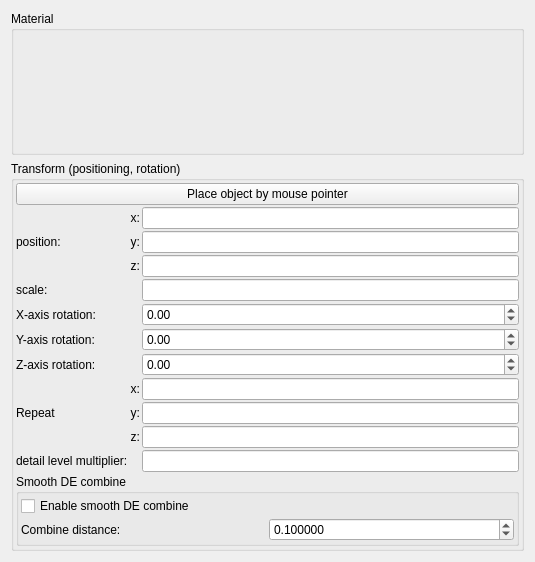
<?xml version="1.0" encoding="UTF-8"?>
<ui version="4.0">
 <class>cGeneralObjectParameters</class>
 <widget class="QWidget" name="cGeneralObjectParameters">
  <property name="geometry">
   <rect>
    <x>0</x>
    <y>0</y>
    <width>535</width>
    <height>562</height>
   </rect>
  </property>
  <property name="windowTitle">
   <string>Form</string>
  </property>
  <layout class="QVBoxLayout" name="verticalLayout">
   <item>
    <widget class="QGroupBox" name="groupBox_material">
     <property name="sizePolicy">
      <sizepolicy hsizetype="Preferred" vsizetype="Minimum">
       <horstretch>0</horstretch>
       <verstretch>0</verstretch>
      </sizepolicy>
     </property>
     <property name="title">
      <string>Material</string>
     </property>
     <layout class="QVBoxLayout" name="verticalLayout_63">
      <property name="spacing">
       <number>2</number>
      </property>
      <property name="leftMargin">
       <number>2</number>
      </property>
      <property name="topMargin">
       <number>2</number>
      </property>
      <property name="rightMargin">
       <number>2</number>
      </property>
      <property name="bottomMargin">
       <number>2</number>
      </property>
      <item>
       <widget class="cMaterialSelector" name="materialselector_material" native="true">
        <property name="toolTip">
         <string>Selection of the material applied to this object. Materials are created and edited in the Material tab.</string>
        </property>
        <property name="sizePolicy">
         <sizepolicy hsizetype="Preferred" vsizetype="Minimum">
          <horstretch>0</horstretch>
          <verstretch>0</verstretch>
         </sizepolicy>
        </property>
       </widget>
      </item>
     </layout>
    </widget>
   </item>
   <item>
    <widget class="QGroupBox" name="groupBox_transform">
     <property name="title">
      <string>Transform (positioning, rotation)</string>
     </property>
     <layout class="QVBoxLayout" name="verticalLayout_22">
      <property name="spacing">
       <number>2</number>
      </property>
      <property name="leftMargin">
       <number>2</number>
      </property>
      <property name="topMargin">
       <number>2</number>
      </property>
      <property name="rightMargin">
       <number>2</number>
      </property>
      <property name="bottomMargin">
       <number>2</number>
      </property>
      <item>
       <layout class="QGridLayout" name="gridLayout_41">
        <property name="spacing">
         <number>2</number>
        </property>
        <item row="1" column="2">
         <widget class="MyLineEdit" name="vect3_position_x">
          <property name="toolTip">
           <string>Position of the object center along the X axis (world coordinates).</string>
          </property>
          <property name="sizePolicy">
           <sizepolicy hsizetype="Expanding" vsizetype="Maximum">
            <horstretch>0</horstretch>
            <verstretch>0</verstretch>
           </sizepolicy>
          </property>
         </widget>
        </item>
        <item row="2" column="1">
         <widget class="QLabel" name="label_161">
          <property name="sizePolicy">
           <sizepolicy hsizetype="Preferred" vsizetype="Preferred">
            <horstretch>0</horstretch>
            <verstretch>0</verstretch>
           </sizepolicy>
          </property>
          <property name="text">
           <string>y:</string>
          </property>
          <property name="alignment">
           <set>Qt::AlignRight|Qt::AlignTrailing|Qt::AlignVCenter</set>
          </property>
         </widget>
        </item>
        <item row="7" column="0">
         <widget class="QLabel" name="label_162">
          <property name="text">
           <string>Z-axis rotation:</string>
          </property>
         </widget>
        </item>
        <item row="10" column="2">
         <widget class="MyLineEdit" name="vect3_repeat_z">
          <property name="toolTip">
           <string>Repeats the object in a grid with this distance between the neighboring copies along the Z axis. Values of 0 on all axes disable the repetition.</string>
          </property>
          <property name="sizePolicy">
           <sizepolicy hsizetype="Expanding" vsizetype="Maximum">
            <horstretch>0</horstretch>
            <verstretch>0</verstretch>
           </sizepolicy>
          </property>
         </widget>
        </item>
        <item row="9" column="1">
         <widget class="QLabel" name="label_repeat_y">
          <property name="sizePolicy">
           <sizepolicy hsizetype="Preferred" vsizetype="Preferred">
            <horstretch>0</horstretch>
            <verstretch>0</verstretch>
           </sizepolicy>
          </property>
          <property name="text">
           <string>y:</string>
          </property>
          <property name="alignment">
           <set>Qt::AlignRight|Qt::AlignTrailing|Qt::AlignVCenter</set>
          </property>
         </widget>
        </item>
        <item row="3" column="2">
         <widget class="MyLineEdit" name="vect3_position_z">
          <property name="toolTip">
           <string>Position of the object center along the Z axis (world coordinates).</string>
          </property>
          <property name="sizePolicy">
           <sizepolicy hsizetype="Expanding" vsizetype="Maximum">
            <horstretch>0</horstretch>
            <verstretch>0</verstretch>
           </sizepolicy>
          </property>
         </widget>
        </item>
        <item row="2" column="2">
         <widget class="MyLineEdit" name="vect3_position_y">
          <property name="toolTip">
           <string>Position of the object center along the Y axis (world coordinates).</string>
          </property>
          <property name="sizePolicy">
           <sizepolicy hsizetype="Expanding" vsizetype="Maximum">
            <horstretch>0</horstretch>
            <verstretch>0</verstretch>
           </sizepolicy>
          </property>
         </widget>
        </item>
        <item row="1" column="0" rowspan="3">
         <widget class="QLabel" name="label_163">
          <property name="text">
           <string>position:</string>
          </property>
         </widget>
        </item>
        <item row="5" column="0">
         <widget class="QLabel" name="label_160">
          <property name="text">
           <string>X-axis rotation:</string>
          </property>
         </widget>
        </item>
        <item row="8" column="1">
         <widget class="QLabel" name="label_repeat_x">
          <property name="sizePolicy">
           <sizepolicy hsizetype="Preferred" vsizetype="Preferred">
            <horstretch>0</horstretch>
            <verstretch>0</verstretch>
           </sizepolicy>
          </property>
          <property name="text">
           <string>x:</string>
          </property>
          <property name="alignment">
           <set>Qt::AlignRight|Qt::AlignTrailing|Qt::AlignVCenter</set>
          </property>
         </widget>
        </item>
        <item row="11" column="0">
         <widget class="QLabel" name="label_detail_level_multiplier">
          <property name="text">
           <string>detail level multiplier:</string>
          </property>
         </widget>
        </item>
        <item row="9" column="2">
         <widget class="MyLineEdit" name="vect3_repeat_y">
          <property name="toolTip">
           <string>Repeats the object in a grid with this distance between the neighboring copies along the Y axis. Values of 0 on all axes disable the repetition.</string>
          </property>
          <property name="sizePolicy">
           <sizepolicy hsizetype="Expanding" vsizetype="Maximum">
            <horstretch>0</horstretch>
            <verstretch>0</verstretch>
           </sizepolicy>
          </property>
         </widget>
        </item>
        <item row="8" column="0" rowspan="3">
         <widget class="QLabel" name="label_repeat_group">
          <property name="text">
           <string>Repeat</string>
          </property>
         </widget>
        </item>
        <item row="4" column="2">
         <widget class="MyLineEdit" name="logedit_scale">
          <property name="toolTip">
           <string>Size of the object. 1.0 keeps the original size, values below 1 make it smaller, above 1 make it bigger.</string>
          </property>
          <property name="sizePolicy">
           <sizepolicy hsizetype="Expanding" vsizetype="Maximum">
            <horstretch>0</horstretch>
            <verstretch>0</verstretch>
           </sizepolicy>
          </property>
         </widget>
        </item>
        <item row="4" column="0">
         <widget class="QLabel" name="label_168">
          <property name="text">
           <string>scale:</string>
          </property>
         </widget>
        </item>
        <item row="1" column="1">
         <widget class="QLabel" name="label_159">
          <property name="sizePolicy">
           <sizepolicy hsizetype="Preferred" vsizetype="Preferred">
            <horstretch>0</horstretch>
            <verstretch>0</verstretch>
           </sizepolicy>
          </property>
          <property name="text">
           <string>x:</string>
          </property>
          <property name="alignment">
           <set>Qt::AlignRight|Qt::AlignTrailing|Qt::AlignVCenter</set>
          </property>
         </widget>
        </item>
        <item row="8" column="2">
         <widget class="MyLineEdit" name="vect3_repeat_x">
          <property name="toolTip">
           <string>Repeats the object in a grid with this distance between the neighboring copies along the X axis. Values of 0 on all axes disable the repetition.</string>
          </property>
          <property name="sizePolicy">
           <sizepolicy hsizetype="Expanding" vsizetype="Maximum">
            <horstretch>0</horstretch>
            <verstretch>0</verstretch>
           </sizepolicy>
          </property>
         </widget>
        </item>
        <item row="11" column="2">
         <widget class="MyLineEdit" name="logedit_detail_level_multiplier">
          <property name="sizePolicy">
           <sizepolicy hsizetype="Expanding" vsizetype="Maximum">
            <horstretch>0</horstretch>
            <verstretch>0</verstretch>
           </sizepolicy>
          </property>
          <property name="toolTip">
           <string>Per-object detail level multiplier. 1.0 = use global detail_level. Higher = more detail (slower).</string>
          </property>
         </widget>
        </item>
        <item row="5" column="2">
         <widget class="MyDoubleSpinBox" name="spinboxd3_rotation_x">
          <property name="toolTip">
           <string>Rotation of the object around the X axis (degrees).</string>
          </property>
          <property name="sizePolicy">
           <sizepolicy hsizetype="Minimum" vsizetype="Maximum">
            <horstretch>0</horstretch>
            <verstretch>0</verstretch>
           </sizepolicy>
          </property>
          <property name="prefix">
           <string/>
          </property>
          <property name="suffix">
           <string/>
          </property>
          <property name="decimals">
           <number>2</number>
          </property>
          <property name="minimum">
           <double>-36000.000000000000000</double>
          </property>
          <property name="maximum">
           <double>36000.000000000000000</double>
          </property>
          <property name="singleStep">
           <double>0.100000000000000</double>
          </property>
         </widget>
        </item>
        <item row="10" column="1">
         <widget class="QLabel" name="label_repeat_z">
          <property name="sizePolicy">
           <sizepolicy hsizetype="Preferred" vsizetype="Preferred">
            <horstretch>0</horstretch>
            <verstretch>0</verstretch>
           </sizepolicy>
          </property>
          <property name="text">
           <string>z:</string>
          </property>
          <property name="alignment">
           <set>Qt::AlignRight|Qt::AlignTrailing|Qt::AlignVCenter</set>
          </property>
         </widget>
        </item>
        <item row="6" column="2">
         <widget class="MyDoubleSpinBox" name="spinboxd3_rotation_y">
          <property name="toolTip">
           <string>Rotation of the object around the Y axis (degrees).</string>
          </property>
          <property name="sizePolicy">
           <sizepolicy hsizetype="Minimum" vsizetype="Maximum">
            <horstretch>0</horstretch>
            <verstretch>0</verstretch>
           </sizepolicy>
          </property>
          <property name="prefix">
           <string/>
          </property>
          <property name="suffix">
           <string/>
          </property>
          <property name="decimals">
           <number>2</number>
          </property>
          <property name="minimum">
           <double>-36000.000000000000000</double>
          </property>
          <property name="maximum">
           <double>36000.000000000000000</double>
          </property>
          <property name="singleStep">
           <double>0.100000000000000</double>
          </property>
         </widget>
        </item>
        <item row="6" column="0">
         <widget class="QLabel" name="label_157">
          <property name="text">
           <string>Y-axis rotation:</string>
          </property>
         </widget>
        </item>
        <item row="7" column="2">
         <widget class="MyDoubleSpinBox" name="spinboxd3_rotation_z">
          <property name="toolTip">
           <string>Rotation of the object around the Z axis (degrees).</string>
          </property>
          <property name="sizePolicy">
           <sizepolicy hsizetype="Minimum" vsizetype="Maximum">
            <horstretch>0</horstretch>
            <verstretch>0</verstretch>
           </sizepolicy>
          </property>
          <property name="prefix">
           <string/>
          </property>
          <property name="suffix">
           <string/>
          </property>
          <property name="decimals">
           <number>2</number>
          </property>
          <property name="minimum">
           <double>-36000.000000000000000</double>
          </property>
          <property name="maximum">
           <double>36000.000000000000000</double>
          </property>
          <property name="singleStep">
           <double>0.100000000000000</double>
          </property>
         </widget>
        </item>
        <item row="3" column="1">
         <widget class="QLabel" name="label_158">
          <property name="sizePolicy">
           <sizepolicy hsizetype="Preferred" vsizetype="Preferred">
            <horstretch>0</horstretch>
            <verstretch>0</verstretch>
           </sizepolicy>
          </property>
          <property name="text">
           <string>z:</string>
          </property>
          <property name="alignment">
           <set>Qt::AlignRight|Qt::AlignTrailing|Qt::AlignVCenter</set>
          </property>
         </widget>
        </item>
        <item row="0" column="0" colspan="3">
         <widget class="QPushButton" name="pushButton_placeObject">
          <property name="toolTip">
           <string>Switches the mouse click function to 'Place object'. The next click in the render window sets the position of this object at the clicked point.</string>
          </property>
          <property name="text">
           <string>Place object by mouse pointer</string>
          </property>
         </widget>
        </item>
       </layout>
      </item>
      <item>
       <widget class="QGroupBox" name="groupBox_smooth_de_combine">
        <property name="title">
         <string>Smooth DE combine</string>
        </property>
        <layout class="QVBoxLayout" name="verticalLayout_122">
         <property name="leftMargin">
          <number>2</number>
         </property>
         <property name="topMargin">
          <number>2</number>
         </property>
         <property name="rightMargin">
          <number>2</number>
         </property>
         <property name="bottomMargin">
          <number>2</number>
         </property>
         <item>
          <layout class="QGridLayout" name="gridLayout_77">
           <property name="spacing">
            <number>2</number>
           </property>
           <item row="0" column="0">
            <widget class="MyCheckBox" name="checkBox_smooth_de_combine_enable">
             <property name="toolTip">
              <string>When the object is combined with the others by union (addition), its surface is smoothly blended with theirs instead of making a sharp intersection.</string>
             </property>
             <property name="text">
              <string>Enable smooth DE combine</string>
             </property>
            </widget>
           </item>
           <item row="1" column="0">
            <widget class="QLabel" name="label_smooth_de_combine_distance">
             <property name="text">
              <string>Combine distance:</string>
             </property>
            </widget>
           </item>
           <item row="1" column="1">
            <widget class="MyDoubleSpinBox" name="spinbox_smooth_de_combine_distance">
             <property name="toolTip">
              <string>Width of the smooth blending zone between the surfaces when 'Smooth DE combine' is enabled. Higher values melt the surfaces together over a larger area.</string>
             </property>
             <property name="sizePolicy">
              <sizepolicy hsizetype="Minimum" vsizetype="Maximum">
               <horstretch>0</horstretch>
               <verstretch>0</verstretch>
              </sizepolicy>
             </property>
             <property name="prefix">
              <string/>
             </property>
             <property name="suffix">
              <string/>
             </property>
             <property name="decimals">
              <number>6</number>
             </property>
             <property name="minimum">
              <double>0.000000000000000</double>
             </property>
             <property name="maximum">
              <double>10000.000000000000000</double>
             </property>
             <property name="singleStep">
              <double>0.100000000000000</double>
             </property>
             <property name="value">
              <double>0.100000000000000</double>
             </property>
            </widget>
           </item>
          </layout>
         </item>
        </layout>
       </widget>
      </item>
     </layout>
    </widget>
   </item>
  </layout>
 </widget>
 <customwidgets>
  <customwidget>
   <class>MyLineEdit</class>
   <extends>QLineEdit</extends>
   <header>my_line_edit.h</header>
  </customwidget>
  <customwidget>
   <class>MyDoubleSpinBox</class>
   <extends>QDoubleSpinBox</extends>
   <header>my_double_spin_box.h</header>
  </customwidget>
  <customwidget>
   <class>cMaterialSelector</class>
   <extends>QWidget</extends>
   <header>material_selector.h</header>
   <container>1</container>
  </customwidget>
  <customwidget>
   <class>MyCheckBox</class>
   <extends>QCheckBox</extends>
   <header>my_check_box.h</header>
  </customwidget>
 </customwidgets>
 <resources/>
 <connections/>
</ui>
